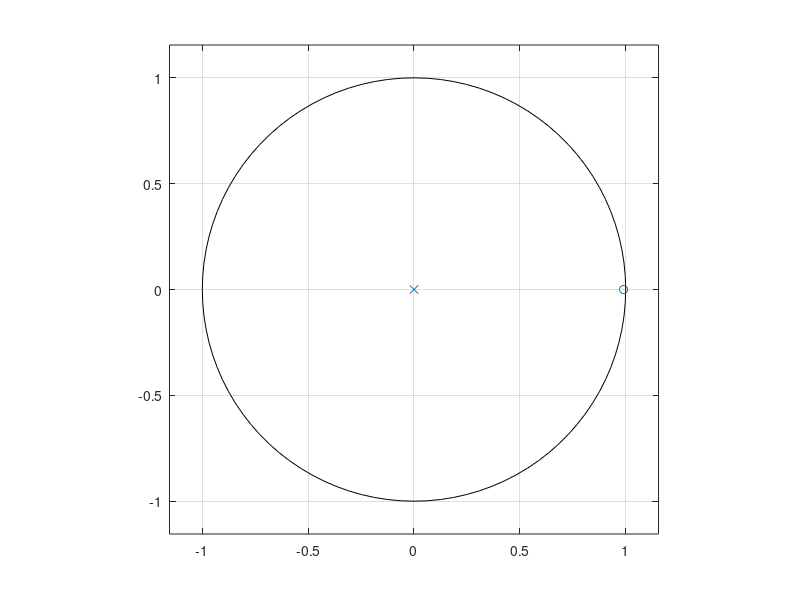
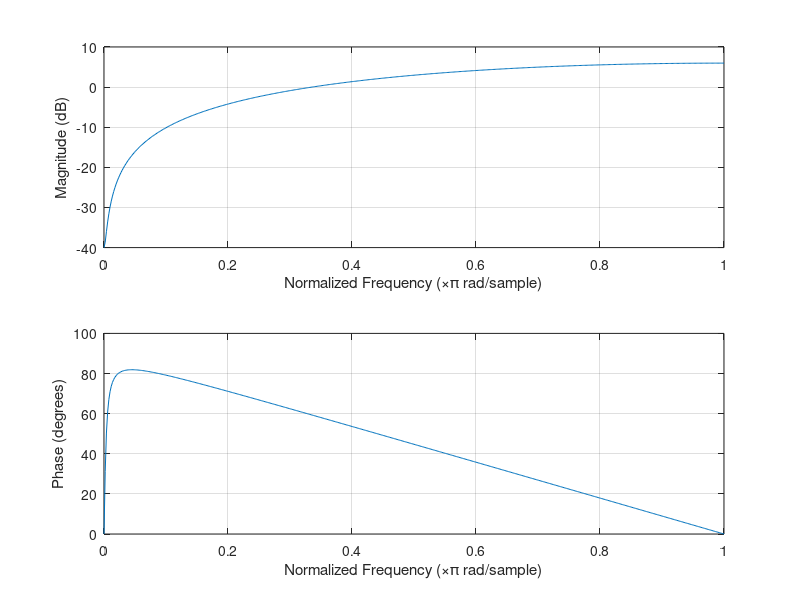
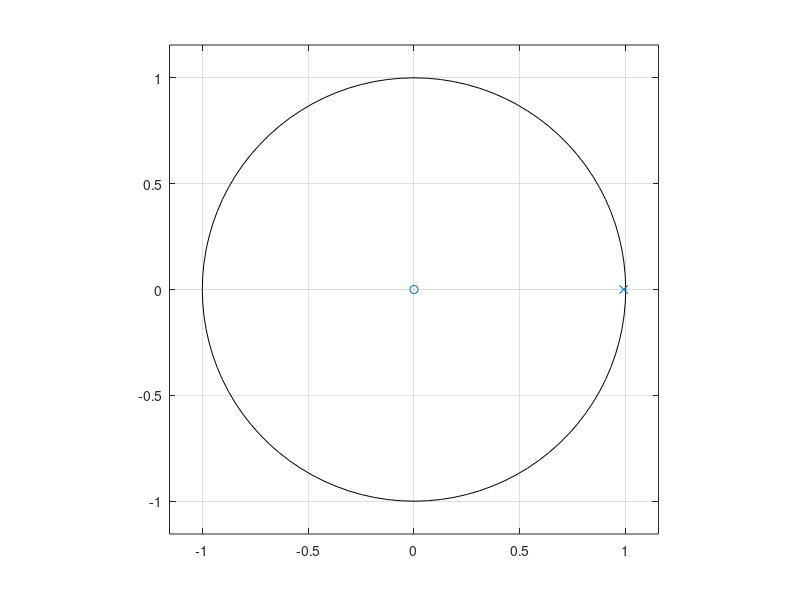
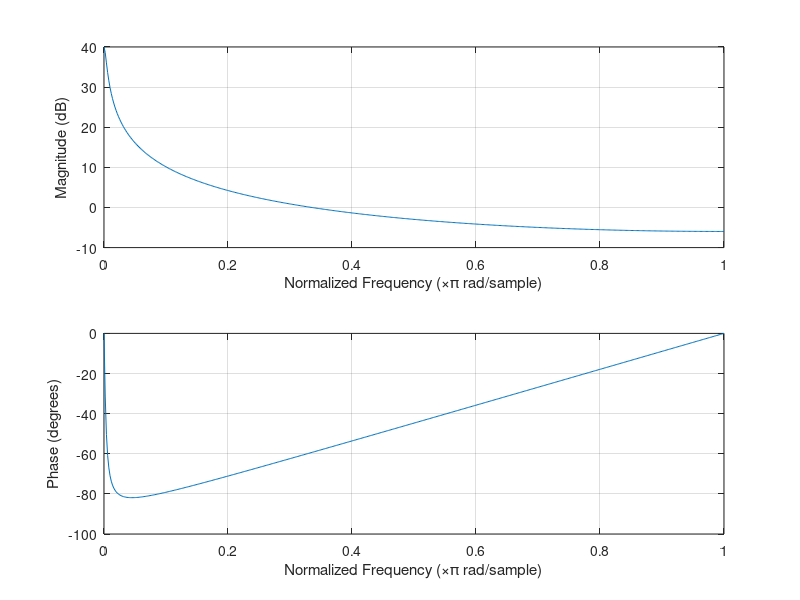

Write the MATLAB code that produced these figures, in order.
%a
z1=0.99*exp(1j*pi*0);
a=[1 0];
b=[1 -z1];

h1 = figure();
zplane(b,a);
h2 = figure();
freqz(b,a);

saveas(h1, 'a1.png');
saveas(h2, 'a2.png');

%b
z1=0.99*exp(1j*pi*0);
b=[1 0];
a=[1 -z1];

h3 = figure();
zplane(b,a);
h4 = figure();
freqz(b,a);

saveas(h3, 'b1.png');
saveas(h4, 'b2.png');

%c
z1=0.9*exp(1j*pi*0.3);
z2=conj(z1);
a=[1 0 0];
b=[1 -(z1+z2) z1*z2];

h5 = figure();
freqz(b,a);
h6 = figure();
zplane(b,a);

saveas(h5, 'c1.png');
saveas(h6, 'c2.png');

%d
p1=0.99*exp(1j*pi*0.3); p2=conj(p1);
n1=0.9*exp(1j*pi*0.3); n2=conj(n1);
a=[1 -(p1+p2) p1*p2];
b=[1 -(n1+n2) n1*n2];

h7 = figure();
freqz(b,a);
h8 = figure();
zplane(b,a);

saveas(h7, 'd1.png');
saveas(h8, 'd2.png');

%e
mn=0.999; mp=0.99;
f1=0.48; f2=0.5; f3=0.52;
p1=mp*exp(1j*pi*f1); p2=conj(p1);
p3=mp*exp(1j*pi*f2); p4=conj(p3);
p5=mp*exp(1j*pi*f3); p6=conj(p5);

n1=mn*exp(1j*pi*f1); n2=conj(n1);
n3=mn*exp(1j*pi*f2); n4=conj(n3);
n5=mn*exp(1j*pi*f3); n6=conj(n5);

a=[1 -(p1+p2) p1*p2];
b=[1 -(n1+n2) n1*n2];

a=conv(a,[1 -(p3+p4) p3*p4]);
a=conv(a,[1 -(p5+p6) p5*p6]);
b=conv(b,[1 -(n3+n4) n3*n4]);
b=conv(b,[1 -(n5+n6) n5*n6]);

h9 = figure();
freqz(b,a);
h10 = figure();
zplane(b,a);

saveas(h9, 'e1.png');
saveas(h10, 'e2.png');